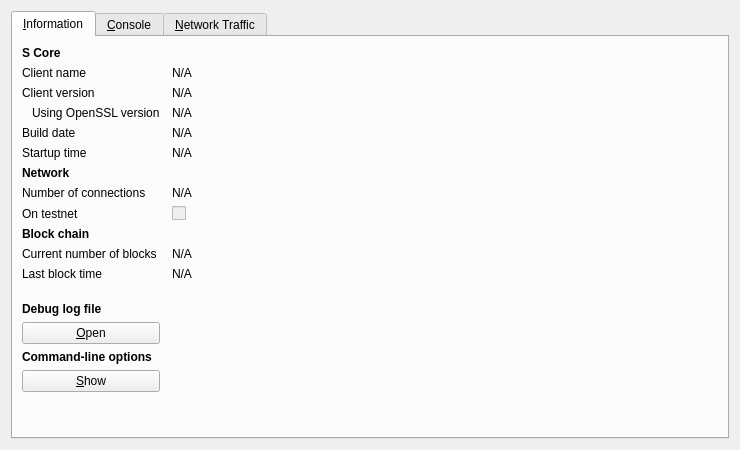
<?xml version="1.0" encoding="UTF-8"?>
<ui version="4.0">
 <class>RPCConsole</class>
 <widget class="QDialog" name="RPCConsole">
  <property name="geometry">
   <rect>
    <x>0</x>
    <y>0</y>
    <width>740</width>
    <height>450</height>
   </rect>
  </property>
  <property name="windowTitle">
   <string>S - Debug window</string>
  </property>
  <layout class="QVBoxLayout" name="verticalLayout_2">
   <item>
    <widget class="QTabWidget" name="tabWidget">
     <property name="currentIndex">
      <number>0</number>
     </property>
     <widget class="QWidget" name="tab_info">
      <attribute name="title">
       <string>&amp;Information</string>
      </attribute>
      <layout class="QGridLayout" name="gridLayout" columnstretch="0,1">
       <property name="horizontalSpacing">
        <number>12</number>
       </property>
       <item row="0" column="0">
        <widget class="QLabel" name="label_9">
         <property name="font">
          <font>
           <weight>75</weight>
           <bold>true</bold>
          </font>
         </property>
         <property name="text">
          <string>S Core</string>
         </property>
        </widget>
       </item>
       <item row="1" column="0">
        <widget class="QLabel" name="label_5">
         <property name="text">
          <string>Client name</string>
         </property>
        </widget>
       </item>
       <item row="1" column="1">
        <widget class="QLabel" name="clientName">
         <property name="cursor">
          <cursorShape>IBeamCursor</cursorShape>
         </property>
         <property name="text">
          <string>N/A</string>
         </property>
         <property name="textFormat">
          <enum>Qt::PlainText</enum>
         </property>
         <property name="textInteractionFlags">
          <set>Qt::LinksAccessibleByMouse|Qt::TextSelectableByKeyboard|Qt::TextSelectableByMouse</set>
         </property>
        </widget>
       </item>
       <item row="2" column="0">
        <widget class="QLabel" name="label_6">
         <property name="text">
          <string>Client version</string>
         </property>
        </widget>
       </item>
       <item row="2" column="1">
        <widget class="QLabel" name="clientVersion">
         <property name="cursor">
          <cursorShape>IBeamCursor</cursorShape>
         </property>
         <property name="text">
          <string>N/A</string>
         </property>
         <property name="textFormat">
          <enum>Qt::PlainText</enum>
         </property>
         <property name="textInteractionFlags">
          <set>Qt::LinksAccessibleByMouse|Qt::TextSelectableByKeyboard|Qt::TextSelectableByMouse</set>
         </property>
        </widget>
       </item>
       <item row="3" column="0">
        <widget class="QLabel" name="label_14">
         <property name="text">
          <string>Using OpenSSL version</string>
         </property>
         <property name="indent">
          <number>10</number>
         </property>
        </widget>
       </item>
       <item row="3" column="1">
        <widget class="QLabel" name="openSSLVersion">
         <property name="cursor">
          <cursorShape>IBeamCursor</cursorShape>
         </property>
         <property name="text">
          <string>N/A</string>
         </property>
         <property name="textFormat">
          <enum>Qt::PlainText</enum>
         </property>
         <property name="textInteractionFlags">
          <set>Qt::LinksAccessibleByMouse|Qt::TextSelectableByKeyboard|Qt::TextSelectableByMouse</set>
         </property>
        </widget>
       </item>
       <item row="4" column="0">
        <widget class="QLabel" name="label_12">
         <property name="text">
          <string>Build date</string>
         </property>
        </widget>
       </item>
       <item row="4" column="1">
        <widget class="QLabel" name="buildDate">
         <property name="cursor">
          <cursorShape>IBeamCursor</cursorShape>
         </property>
         <property name="text">
          <string>N/A</string>
         </property>
         <property name="textFormat">
          <enum>Qt::PlainText</enum>
         </property>
         <property name="textInteractionFlags">
          <set>Qt::LinksAccessibleByMouse|Qt::TextSelectableByKeyboard|Qt::TextSelectableByMouse</set>
         </property>
        </widget>
       </item>
       <item row="5" column="0">
        <widget class="QLabel" name="label_13">
         <property name="text">
          <string>Startup time</string>
         </property>
        </widget>
       </item>
       <item row="5" column="1">
        <widget class="QLabel" name="startupTime">
         <property name="cursor">
          <cursorShape>IBeamCursor</cursorShape>
         </property>
         <property name="text">
          <string>N/A</string>
         </property>
         <property name="textFormat">
          <enum>Qt::PlainText</enum>
         </property>
         <property name="textInteractionFlags">
          <set>Qt::LinksAccessibleByMouse|Qt::TextSelectableByKeyboard|Qt::TextSelectableByMouse</set>
         </property>
        </widget>
       </item>
       <item row="6" column="0">
        <widget class="QLabel" name="label_11">
         <property name="font">
          <font>
           <weight>75</weight>
           <bold>true</bold>
          </font>
         </property>
         <property name="text">
          <string>Network</string>
         </property>
        </widget>
       </item>
       <item row="7" column="0">
        <widget class="QLabel" name="label_7">
         <property name="text">
          <string>Number of connections</string>
         </property>
        </widget>
       </item>
       <item row="7" column="1">
        <widget class="QLabel" name="numberOfConnections">
         <property name="cursor">
          <cursorShape>IBeamCursor</cursorShape>
         </property>
         <property name="text">
          <string>N/A</string>
         </property>
         <property name="textFormat">
          <enum>Qt::PlainText</enum>
         </property>
         <property name="textInteractionFlags">
          <set>Qt::LinksAccessibleByMouse|Qt::TextSelectableByKeyboard|Qt::TextSelectableByMouse</set>
         </property>
        </widget>
       </item>
       <item row="8" column="0">
        <widget class="QLabel" name="label_8">
         <property name="text">
          <string>On testnet</string>
         </property>
        </widget>
       </item>
       <item row="8" column="1">
        <widget class="QCheckBox" name="isTestNet">
         <property name="enabled">
          <bool>false</bool>
         </property>
         <property name="text">
          <string/>
         </property>
        </widget>
       </item>
       <item row="9" column="0">
        <widget class="QLabel" name="label_10">
         <property name="font">
          <font>
           <weight>75</weight>
           <bold>true</bold>
          </font>
         </property>
         <property name="text">
          <string>Block chain</string>
         </property>
        </widget>
       </item>
       <item row="10" column="0">
        <widget class="QLabel" name="label_3">
         <property name="text">
          <string>Current number of blocks</string>
         </property>
        </widget>
       </item>
       <item row="10" column="1">
        <widget class="QLabel" name="numberOfBlocks">
         <property name="cursor">
          <cursorShape>IBeamCursor</cursorShape>
         </property>
         <property name="text">
          <string>N/A</string>
         </property>
         <property name="textFormat">
          <enum>Qt::PlainText</enum>
         </property>
         <property name="textInteractionFlags">
          <set>Qt::LinksAccessibleByMouse|Qt::TextSelectableByKeyboard|Qt::TextSelectableByMouse</set>
         </property>
        </widget>
       </item>
       <item row="11" column="0">
        <widget class="QLabel" name="label_2">
         <property name="text">
          <string>Last block time</string>
         </property>
        </widget>
       </item>
       <item row="11" column="1">
        <widget class="QLabel" name="lastBlockTime">
         <property name="cursor">
          <cursorShape>IBeamCursor</cursorShape>
         </property>
         <property name="text">
          <string>N/A</string>
         </property>
         <property name="textFormat">
          <enum>Qt::PlainText</enum>
         </property>
         <property name="textInteractionFlags">
          <set>Qt::LinksAccessibleByMouse|Qt::TextSelectableByKeyboard|Qt::TextSelectableByMouse</set>
         </property>
        </widget>
       </item>
       <item row="12" column="0">
        <spacer name="verticalSpacer_2">
         <property name="orientation">
          <enum>Qt::Vertical</enum>
         </property>
         <property name="sizeHint" stdset="0">
          <size>
           <width>20</width>
           <height>20</height>
          </size>
         </property>
        </spacer>
       </item>
       <item row="13" column="0">
        <widget class="QLabel" name="labelDebugLogfile">
         <property name="font">
          <font>
           <weight>75</weight>
           <bold>true</bold>
          </font>
         </property>
         <property name="text">
          <string>Debug log file</string>
         </property>
        </widget>
       </item>
       <item row="14" column="0">
        <widget class="QPushButton" name="openDebugLogfileButton">
         <property name="toolTip">
          <string>Open the S debug log file from the current data directory. This can take a few seconds for large log files.</string>
         </property>
         <property name="text">
          <string>&amp;Open</string>
         </property>
         <property name="autoDefault">
          <bool>false</bool>
         </property>
        </widget>
       </item>
       <item row="15" column="0">
        <widget class="QLabel" name="labelCLOptions">
         <property name="font">
          <font>
           <weight>75</weight>
           <bold>true</bold>
          </font>
         </property>
         <property name="text">
          <string>Command-line options</string>
         </property>
        </widget>
       </item>
       <item row="16" column="0">
        <widget class="QPushButton" name="showCLOptionsButton">
         <property name="toolTip">
          <string>Show the S-Qt help message to get a list with possible S command-line options.</string>
         </property>
         <property name="text">
          <string>&amp;Show</string>
         </property>
         <property name="autoDefault">
          <bool>false</bool>
         </property>
        </widget>
       </item>
       <item row="17" column="0">
        <spacer name="verticalSpacer">
         <property name="orientation">
          <enum>Qt::Vertical</enum>
         </property>
         <property name="sizeHint" stdset="0">
          <size>
           <width>20</width>
           <height>40</height>
          </size>
         </property>
        </spacer>
       </item>
      </layout>
     </widget>
     <widget class="QWidget" name="tab_console">
      <attribute name="title">
       <string>&amp;Console</string>
      </attribute>
      <layout class="QVBoxLayout" name="verticalLayout_3">
       <property name="spacing">
        <number>3</number>
       </property>
       <item>
        <widget class="QTextEdit" name="messagesWidget">
         <property name="minimumSize">
          <size>
           <width>0</width>
           <height>100</height>
          </size>
         </property>
         <property name="readOnly">
          <bool>true</bool>
         </property>
         <property name="tabKeyNavigation" stdset="0">
          <bool>false</bool>
         </property>
         <property name="columnCount" stdset="0">
          <number>2</number>
         </property>
        </widget>
       </item>
       <item>
        <layout class="QHBoxLayout" name="horizontalLayout">
         <property name="spacing">
          <number>3</number>
         </property>
         <item>
          <widget class="QLabel" name="label">
           <property name="text">
            <string notr="true">&gt;</string>
           </property>
          </widget>
         </item>
         <item>
          <widget class="QLineEdit" name="lineEdit"/>
         </item>
         <item>
          <widget class="QPushButton" name="clearButton">
           <property name="maximumSize">
            <size>
             <width>24</width>
             <height>24</height>
            </size>
           </property>
           <property name="toolTip">
            <string>Clear console</string>
           </property>
           <property name="text">
            <string/>
           </property>
           <property name="icon">
            <iconset resource="../bitcoin.qrc">
             <normaloff>:/icons/remove</normaloff>:/icons/remove</iconset>
           </property>
           <property name="shortcut">
            <string notr="true">Ctrl+L</string>
           </property>
           <property name="autoDefault">
            <bool>false</bool>
           </property>
          </widget>
         </item>
        </layout>
       </item>
      </layout>
     </widget>
     <widget class="QWidget" name="tab">
      <attribute name="title">
       <string>&amp;Network Traffic</string>
      </attribute>
      <layout class="QHBoxLayout" name="horizontalLayout_3">
       <item>
        <layout class="QVBoxLayout" name="verticalLayout_4">
         <item>
          <widget class="TrafficGraphWidget" name="trafficGraph" native="true">
           <property name="sizePolicy">
            <sizepolicy hsizetype="Expanding" vsizetype="Expanding">
             <horstretch>0</horstretch>
             <verstretch>0</verstretch>
            </sizepolicy>
           </property>
          </widget>
         </item>
         <item>
          <layout class="QHBoxLayout" name="horizontalLayout_2">
           <item>
            <widget class="QSlider" name="sldGraphRange">
             <property name="minimum">
              <number>1</number>
             </property>
             <property name="maximum">
              <number>288</number>
             </property>
             <property name="pageStep">
              <number>12</number>
             </property>
             <property name="value">
              <number>6</number>
             </property>
             <property name="orientation">
              <enum>Qt::Horizontal</enum>
             </property>
            </widget>
           </item>
           <item>
            <widget class="QLabel" name="lblGraphRange">
             <property name="minimumSize">
              <size>
               <width>100</width>
               <height>0</height>
              </size>
             </property>
             <property name="alignment">
              <set>Qt::AlignCenter</set>
             </property>
            </widget>
           </item>
           <item>
            <widget class="QPushButton" name="btnClearTrafficGraph">
             <property name="text">
              <string>&amp;Clear</string>
             </property>
            </widget>
           </item>
          </layout>
         </item>
        </layout>
       </item>
       <item>
        <layout class="QVBoxLayout" name="verticalLayout">
         <item>
          <widget class="QGroupBox" name="groupBox">
           <property name="title">
            <string>Totals</string>
           </property>
           <layout class="QVBoxLayout" name="verticalLayout_5">
            <item>
             <layout class="QHBoxLayout" name="horizontalLayout_4">
              <item>
               <widget class="Line" name="line">
                <property name="sizePolicy">
                 <sizepolicy hsizetype="Fixed" vsizetype="Fixed">
                  <horstretch>0</horstretch>
                  <verstretch>0</verstretch>
                 </sizepolicy>
                </property>
                <property name="minimumSize">
                 <size>
                  <width>10</width>
                  <height>0</height>
                 </size>
                </property>
                <property name="palette">
                 <palette>
                  <active>
                   <colorrole role="Light">
                    <brush brushstyle="SolidPattern">
                     <color alpha="255">
                      <red>0</red>
                      <green>255</green>
                      <blue>0</blue>
                     </color>
                    </brush>
                   </colorrole>
                  </active>
                  <inactive>
                   <colorrole role="Light">
                    <brush brushstyle="SolidPattern">
                     <color alpha="255">
                      <red>0</red>
                      <green>255</green>
                      <blue>0</blue>
                     </color>
                    </brush>
                   </colorrole>
                  </inactive>
                  <disabled>
                   <colorrole role="Light">
                    <brush brushstyle="SolidPattern">
                     <color alpha="255">
                      <red>0</red>
                      <green>255</green>
                      <blue>0</blue>
                     </color>
                    </brush>
                   </colorrole>
                  </disabled>
                 </palette>
                </property>
                <property name="orientation">
                 <enum>Qt::Horizontal</enum>
                </property>
               </widget>
              </item>
              <item>
               <widget class="QLabel" name="label_16">
                <property name="text">
                 <string>In:</string>
                </property>
               </widget>
              </item>
              <item>
               <widget class="QLabel" name="lblBytesIn">
                <property name="minimumSize">
                 <size>
                  <width>50</width>
                  <height>0</height>
                 </size>
                </property>
                <property name="alignment">
                 <set>Qt::AlignRight|Qt::AlignTrailing|Qt::AlignVCenter</set>
                </property>
               </widget>
              </item>
             </layout>
            </item>
            <item>
             <layout class="QHBoxLayout" name="horizontalLayout_5">
              <item>
               <widget class="Line" name="line_2">
                <property name="sizePolicy">
                 <sizepolicy hsizetype="Fixed" vsizetype="Fixed">
                  <horstretch>0</horstretch>
                  <verstretch>0</verstretch>
                 </sizepolicy>
                </property>
                <property name="minimumSize">
                 <size>
                  <width>10</width>
                  <height>0</height>
                 </size>
                </property>
                <property name="palette">
                 <palette>
                  <active>
                   <colorrole role="Light">
                    <brush brushstyle="SolidPattern">
                     <color alpha="255">
                      <red>255</red>
                      <green>0</green>
                      <blue>0</blue>
                     </color>
                    </brush>
                   </colorrole>
                  </active>
                  <inactive>
                   <colorrole role="Light">
                    <brush brushstyle="SolidPattern">
                     <color alpha="255">
                      <red>255</red>
                      <green>0</green>
                      <blue>0</blue>
                     </color>
                    </brush>
                   </colorrole>
                  </inactive>
                  <disabled>
                   <colorrole role="Light">
                    <brush brushstyle="SolidPattern">
                     <color alpha="255">
                      <red>255</red>
                      <green>0</green>
                      <blue>0</blue>
                     </color>
                    </brush>
                   </colorrole>
                  </disabled>
                 </palette>
                </property>
                <property name="orientation">
                 <enum>Qt::Horizontal</enum>
                </property>
               </widget>
              </item>
              <item>
               <widget class="QLabel" name="label_17">
                <property name="text">
                 <string>Out:</string>
                </property>
               </widget>
              </item>
              <item>
               <widget class="QLabel" name="lblBytesOut">
                <property name="minimumSize">
                 <size>
                  <width>50</width>
                  <height>0</height>
                 </size>
                </property>
                <property name="alignment">
                 <set>Qt::AlignRight|Qt::AlignTrailing|Qt::AlignVCenter</set>
                </property>
               </widget>
              </item>
             </layout>
            </item>
            <item>
             <spacer name="verticalSpacer_4">
              <property name="orientation">
               <enum>Qt::Vertical</enum>
              </property>
              <property name="sizeHint" stdset="0">
               <size>
                <width>20</width>
                <height>407</height>
               </size>
              </property>
             </spacer>
            </item>
           </layout>
          </widget>
         </item>
        </layout>
       </item>
      </layout>
     </widget>
    </widget>
   </item>
  </layout>
 </widget>
 <customwidgets>
  <customwidget>
   <class>TrafficGraphWidget</class>
   <extends>QWidget</extends>
   <header>trafficgraphwidget.h</header>
   <container>1</container>
   <slots>
    <slot>clear()</slot>
   </slots>
  </customwidget>
 </customwidgets>
 <resources>
  <include location="../bitcoin.qrc"/>
 </resources>
 <connections/>
</ui>
